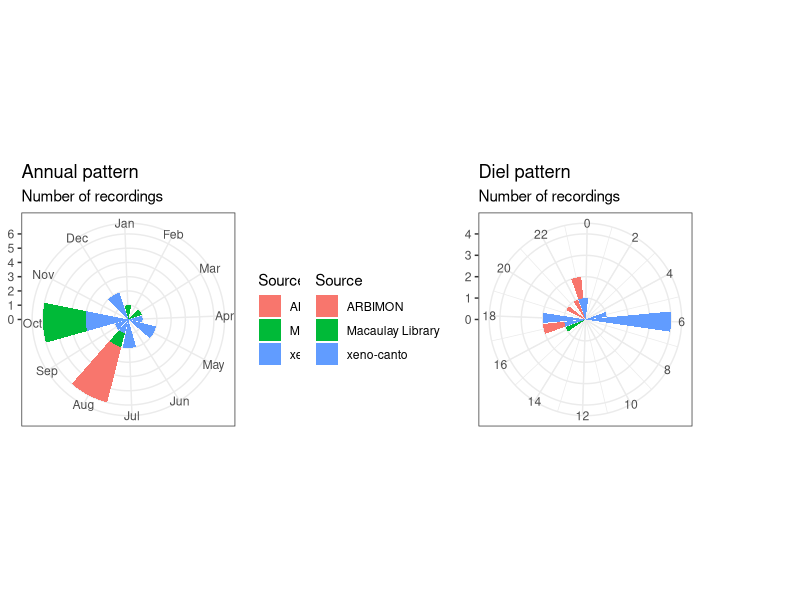

Here is the R script that generated this plot:
#_Acoustic activity Rusty Tynamou_
#Orlando Acevedo-Charry

library(cowplot)# ggdraw
library(tidyverse) # maneja datos
library(data.table) #manejar tables

data <- read.csv("Acoustic_records.csv")
head(data)

data<-subset(data,Month!="NA")

annual <- data %>%
  group_by(Source,Month) %>%
  summarise(freq = n())

head(annual)

Aabsences <- data.frame("Source" = rep("ARBIMON",11),
                      "Month" = c(1:7,9:12),
                      "freq" = rep(0,11))

MLabsences <- data.frame("Source" = rep("Macaulay Library",8),
                        "Month" = c(2,4:7,9,11:12),
                        "freq" = rep(0,8))

XCabsences <- data.frame("Source" = rep("xeno-canto",5),
                         "Month" = c(1:3,6,11),
                         "freq" = rep(0,5))

an <- rbind(Aabsences,MLabsences,XCabsences,annual)

an<-as.data.table(an)#to work with data.table

an[, fct_month := factor(Month, levels = 1:12, labels = month.abb)]

anf <- ggplot(an, aes(x = fct_month, y = freq)) + 
  geom_col(aes(fill = Source))+
  scale_y_continuous(expand = c(0, 0)) +
  coord_polar(start = -0.3) +
  theme_bw() + xlab(NULL) + ylab(NULL) +
  labs(title = "Annual pattern",subtitle = "Number of recordings")+
  theme(legend.position = "right")

#Dial
diel <- data %>%
  group_by(Source,Hour) %>%
  summarise(freq = n())

head(diel)

dAabsences <- data.frame("Source" = rep("ARBIMON",20),
                        "Hour" = c(0:16,18,19,21),
                        "freq" = rep(0,20))

dMLabsences <- data.frame("Source" = rep("Macaulay Library",23),
                         "Hour" = c(0:15,17:23),
                         "freq" = rep(0,23))

dXCabsences <- data.frame("Source" = rep("xeno-canto",18),
                         "Hour" = c(1:4,7:16,19:22),
                         "freq" = rep(0,18))

di <- rbind(dAabsences,dMLabsences,dXCabsences,diel)

dif <- ggplot(di, aes(x = Hour, y = freq)) + 
  geom_col(aes(fill = Source))+
  scale_y_continuous(expand = c(0, 0)) +
  scale_x_continuous(breaks = c(0,2,4,6,8,10,12,14,16,18,20,22))+
  coord_polar(start = -0.1) +
  theme_bw() + xlab(NULL) + ylab(NULL) +
  labs(subtitle = "Number of recordings",title = "Diel pattern")+
  theme(legend.position = "left")

ggdraw()+
  draw_plot(anf, x = 0, y = 0, width = 0.5, height = 1)+
  draw_plot(dif, x = 0.375, y = 0, width = 0.5, height = 1)
